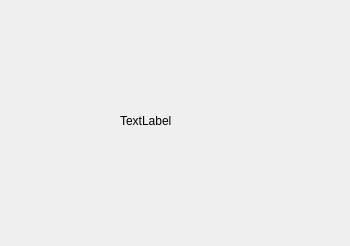
<?xml version="1.0" encoding="UTF-8"?>
<ui version="4.0">
 <class>Dialog_Wait</class>
 <widget class="QDialog" name="Dialog_Wait">
  <property name="geometry">
   <rect>
    <x>0</x>
    <y>0</y>
    <width>350</width>
    <height>246</height>
   </rect>
  </property>
  <property name="windowTitle">
   <string>Dialog</string>
  </property>
  <widget class="QLabel" name="label">
   <property name="geometry">
    <rect>
     <x>120</x>
     <y>80</y>
     <width>141</width>
     <height>81</height>
    </rect>
   </property>
   <property name="text">
    <string>TextLabel</string>
   </property>
  </widget>
 </widget>
 <resources/>
 <connections/>
</ui>
